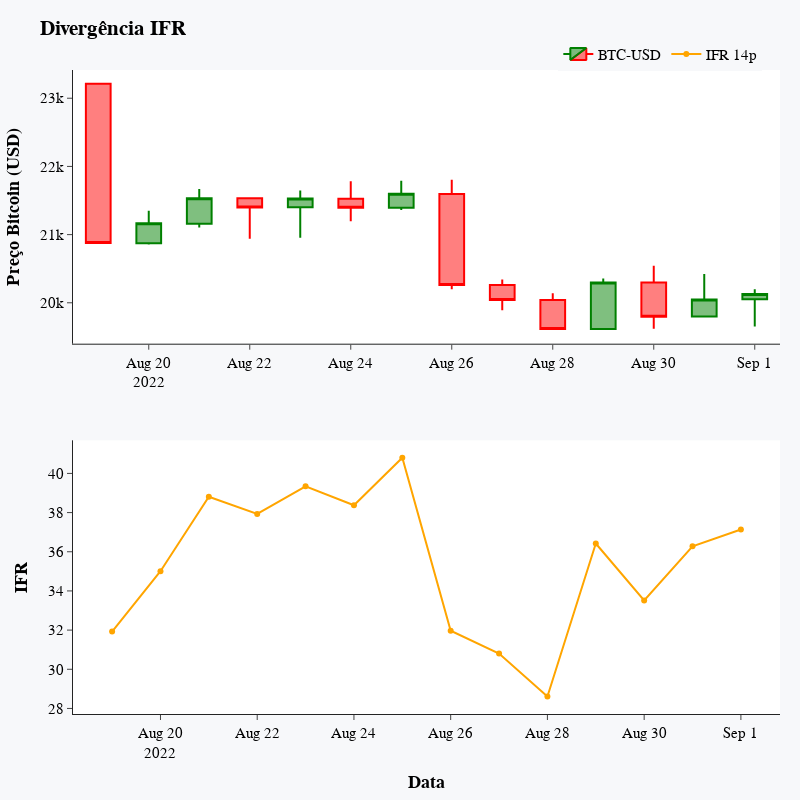

Notebook code cell kept with this figure:
### Markdown cell above
Agora você pode plotar cada divergência alterando o índice (index_n). Ele representa cada data onde foi confirmada uma divergência

### Code cell
# Plotando a primeira divergência ('2022-09-01')

index_n = 0

data_fim = df_stock[df_stock.signal_bullish==True].index[0]
data_inicio = data_fim - timedelta(days=janela-1)
dados_fig = df_stock[df_stock.index.isin(pd.date_range(str(data_inicio), str(data_fim)))]

fig_01 = make_subplots(rows=2, cols=1)

# Candlesticks

fig_01.add_trace(go.Candlestick(name='BTC-USD',x=dados_fig.index, \
    close=dados_fig['Close'], open=dados_fig['Open'], high=dados_fig['High'], \
    low=dados_fig['Low'], increasing_line_color= 'green', \
    decreasing_line_color= 'red'), row=1,col=1)

# IFR

fig_01.add_trace(go.Scatter(name='IFR 14p',x=dados_fig.index, \
    y=dados_fig['IFR'], marker_color='orange'), row=2, col=1)

fig_01.update_layout(xaxis_rangeslider_visible=False, title='<b>Divergência IFR',
    xaxis2_title="<b>Data", yaxis1_title="<b>Preço Bitcoin (USD)", \
    yaxis2_title="<b>IFR", legend_title="", legend=dict(orientation="h", \
    yanchor="top", y=1.05,xanchor="right",x=0.975),
    font=dict(family="Arial, Arial, Arial",size=15,color="black"),
    margin=dict(l=50, r=20, t=70, b=20), template = 'simple_white', 
    paper_bgcolor="#f7f8fa", width=800,height=800).show()

### Figure 1 — Plotly figure (JSON) as saved in the notebook; plotly's stock layout.template omitted (floating-point values rounded to 4 significant figures)
{"data": [{"close": [20880.0, 21170.0, 21530.0, 21400.0, 21530.0, 21400.0, 21600.0, 20260.0, 20040.0, 19620.0, 20300.0, 19800.0, 20050.0, 20130.0], "decreasing": {"line": {"color": "red"}}, "high": [23210.0, 21350.0, 21670.0, 21530.0, 21650.0, 21780.0, 21790.0, 21800.0, 20340.0, 20140.0, 20360.0, 20540.0, 20420.0, 20200.0], "increasing": {"line": {"color": "green"}}, "low": [20870.0, 20860.0, 21100.0, 20940.0, 20960.0, 21200.0, 21360.0, 20200.0, 19890.0, 19620.0, 19600.0, 19620.0, 19800.0, 19650.0], "name": "BTC-USD", "open": [23210.0, 20870.0, 21160.0, 21530.0, 21400.0, 21530.0, 21400.0, 21600.0, 20260.0, 20040.0, 19620.0, 20300.0, 19800.0, 20050.0], "type": "candlestick", "x": ["2022-08-19T00:00:00", "2022-08-20T00:00:00", "2022-08-21T00:00:00", "2022-08-22T00:00:00", "2022-08-23T00:00:00", "2022-08-24T00:00:00", "2022-08-25T00:00:00", "2022-08-26T00:00:00", "2022-08-27T00:00:00", "2022-08-28T00:00:00", "2022-08-29T00:00:00", "2022-08-30T00:00:00", "2022-08-31T00:00:00", "2022-09-01T00:00:00"], "xaxis": "x", "yaxis": "y"}, {"marker": {"color": "orange"}, "name": "IFR 14p", "type": "scatter", "x": ["2022-08-19T00:00:00", "2022-08-20T00:00:00", "2022-08-21T00:00:00", "2022-08-22T00:00:00", "2022-08-23T00:00:00", "2022-08-24T00:00:00", "2022-08-25T00:00:00", "2022-08-26T00:00:00", "2022-08-27T00:00:00", "2022-08-28T00:00:00", "2022-08-29T00:00:00", "2022-08-30T00:00:00", "2022-08-31T00:00:00", "2022-09-01T00:00:00"], "xaxis": "x2", "y": [31.93, 35.01, 38.81, 37.93, 39.34, 38.37, 40.8, 31.97, 30.8, 28.61, 36.42, 33.51, 36.28, 37.14], "yaxis": "y2"}], "layout": {"font": {"color": "black", "family": "Arial, Arial, Arial", "size": 15}, "height": 800, "legend": {"orientation": "h", "title": {"text": ""}, "x": 0.975, "xanchor": "right", "y": 1.05, "yanchor": "top"}, "margin": {"b": 20, "l": 50, "r": 20, "t": 70}, "paper_bgcolor": "#f7f8fa", "title": {"text": "<b>Divergência IFR"}, "width": 800, "xaxis": {"anchor": "y", "domain": [0, 1], "rangeslider": {"visible": false}}, "xaxis2": {"anchor": "y2", "domain": [0, 1], "title": {"text": "<b>Data"}}, "yaxis": {"anchor": "x", "domain": [0.575, 1], "title": {"text": "<b>Preço Bitcoin (USD)"}}, "yaxis2": {"anchor": "x2", "domain": [0, 0.425], "title": {"text": "<b>IFR"}}}}
